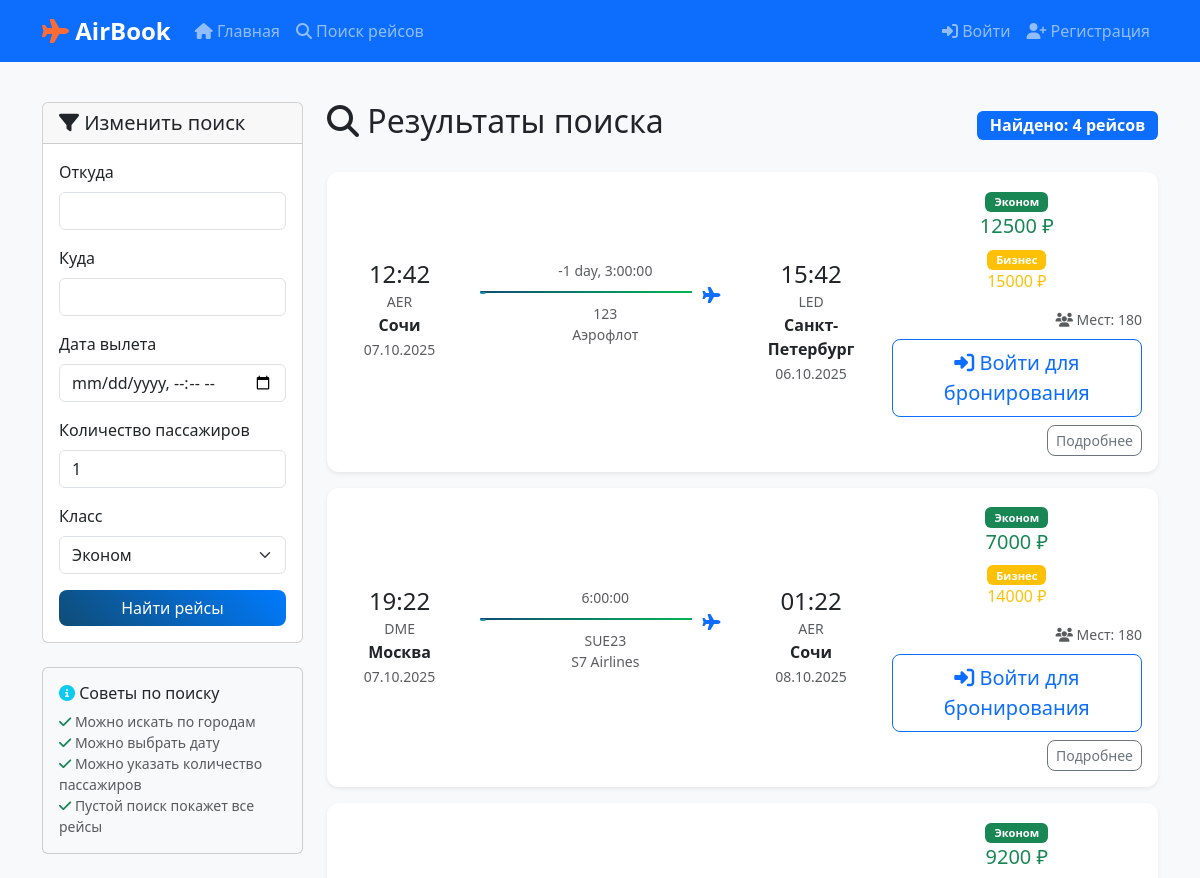
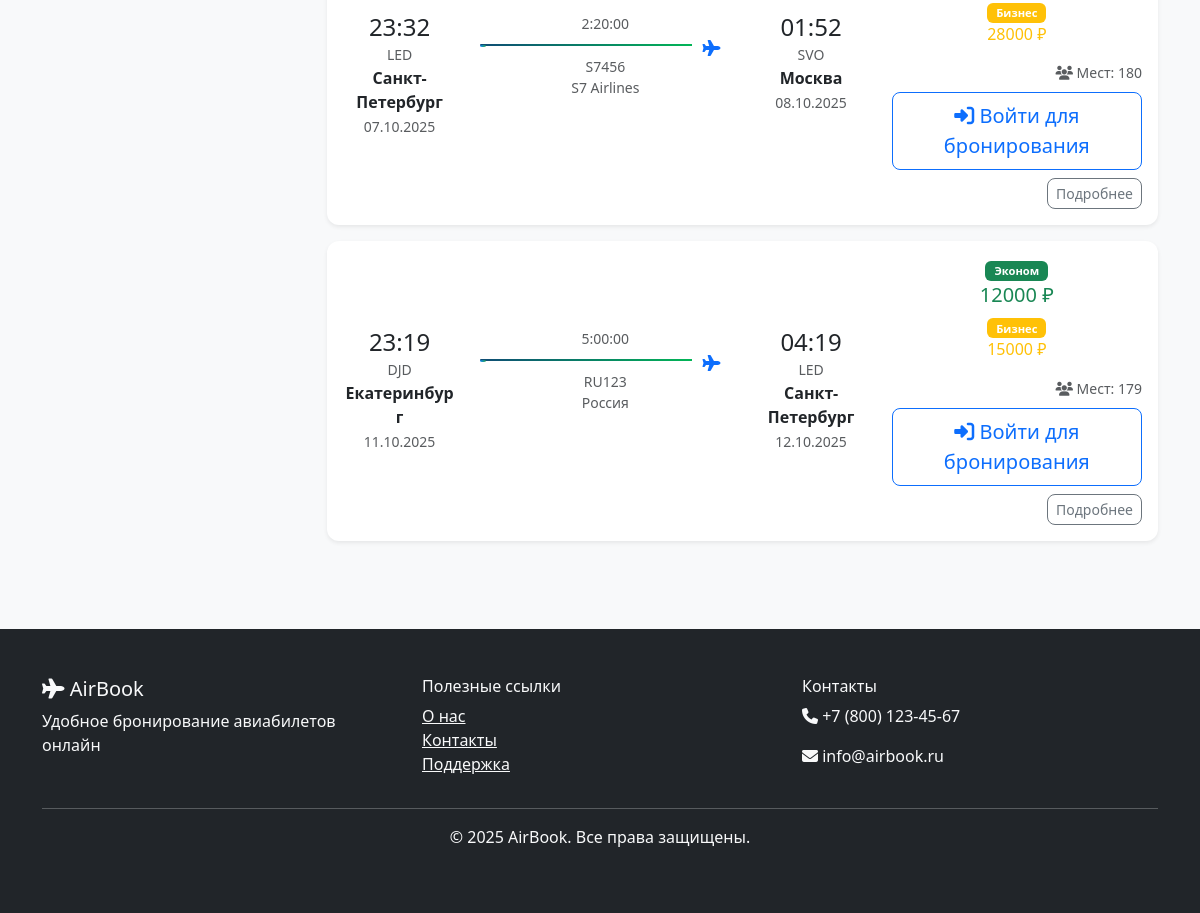
Screenshot of /search with the database file from the repository (2 pictures, top to bottom).
### models.py (models this page shows)
class Flight(db.Model):
    id = db.Column(db.Integer, primary_key=True)
    flight_number = db.Column(db.String(10), nullable=False)
    departure_airport_id = db.Column(db.Integer, db.ForeignKey('airport.id'), nullable=False)
    arrival_airport_id = db.Column(db.Integer, db.ForeignKey('airport.id'), nullable=False)
    airline_id = db.Column(db.Integer, db.ForeignKey('airline.id'), nullable=False)
    departure_time = db.Column(db.DateTime, nullable=False)
    arrival_time = db.Column(db.DateTime, nullable=False)
    aircraft_type = db.Column(db.String(50))
    total_seats = db.Column(db.Integer, default=180)
    available_seats = db.Column(db.Integer, default=180)
    economy_price = db.Column(db.Float, nullable=False)
    business_price = db.Column(db.Float)
    first_class_price = db.Column(db.Float)
    status = db.Column(db.String(20), default='scheduled')  # scheduled, delayed, cancelled, boarding, departed
    created_at = db.Column(db.DateTime, default=datetime.utcnow)
    bookings = db.relationship('Booking', backref='flight', lazy=True)
    @property
    def duration(self):
        return self.arrival_time - self.departure_time

class Airport(db.Model):
    id = db.Column(db.Integer, primary_key=True)
    code = db.Column(db.String(3), unique=True, nullable=False)  # IATA код
    name = db.Column(db.String(100), nullable=False)
    city = db.Column(db.String(50), nullable=False)
    country = db.Column(db.String(50), nullable=False)
    departure_flights = db.relationship('Flight', foreign_keys='Flight.departure_airport_id', backref='departure_airport', lazy=True)
    arrival_flights = db.relationship('Flight', foreign_keys='Flight.arrival_airport_id', backref='arrival_airport', lazy=True)

class Airline(db.Model):
    id = db.Column(db.Integer, primary_key=True)
    code = db.Column(db.String(3), unique=True, nullable=False)  # IATA код авиакомпании
    name = db.Column(db.String(100), nullable=False)
    country = db.Column(db.String(50), nullable=False)  # Страна авиакомпании
    flights = db.relationship('Flight', backref='airline', lazy=True)

### app.py (the view, shortened to what this page needs)
    @app.route('/search', methods=['GET', 'POST'])
    def search_flights():
        try:
            form = FlightSearchForm()
            flights = []
            if request.method == 'GET' or not any([form.departure_city.data, form.arrival_city.data, form.departure_date.data]):
                print("DEBUG: Показываем все доступные рейсы")
                from sqlalchemy.orm import aliased
                dep_airport = aliased(Airport)
                arr_airport = aliased(Airport)
                query = Flight.query.join(dep_airport, Flight.departure_airport_id == dep_airport.id).add_columns(
                    dep_airport.city.label('dep_city')
                ).join(arr_airport, Flight.arrival_airport_id == arr_airport.id).add_columns(
                    arr_airport.city.label('arr_city')
                ).filter(
                    Flight.departure_time >= datetime.utcnow(),
                    Flight.available_seats > 0
                ).order_by(Flight.departure_time)
                flights = query.all()
                print(f"DEBUG: Найдено рейсов для отображения: {len(flights)}")
            print(f"DEBUG: Итого найдено рейсов: {len(flights)}")
            for flight in flights:
                if hasattr(flight, 'Flight'):
                    print(f"DEBUG: Рейс {flight.Flight.flight_number}: {flight.dep_city} → {flight.arr_city}")
                else:
                    print(f"DEBUG: Рейс {flight.flight_number}: {getattr(flight, 'dep_city', 'N/A')} → {getattr(flight, 'arr_city', 'N/A')}")
            all_banners = Banner.query.all()
            print(f"DEBUG: Всего баннеров в БД: {len(all_banners)}")
            sidebar_banners = Banner.query.filter(
                Banner.is_active == True,
                Banner.position == 'sidebar'
            ).order_by(Banner.priority.desc()).all()
            print(f"DEBUG: Найдено баннеров с position='sidebar' и is_active=True: {len(sidebar_banners)}")
            active_banners = [banner for banner in sidebar_banners if banner.is_currently_active()]
            print(f"DEBUG: Баннеров активных по датам: {len(active_banners)}")
            sidebar_banners = active_banners[:3]  # Ограничиваем до 3 баннеров
            print(f"DEBUG: Итого баннеров для отображения: {len(sidebar_banners)}")
            for banner in sidebar_banners:
                banner.increment_views()
            return render_template('search_results.html', form=form, flights=flights, banners=sidebar_banners)
        except Exception as e:
            print(f"Ошибка в поиске рейсов: {e}")
            flash('Произошла ошибка при поиске рейсов. Попробуйте еще раз.', 'error')
            return render_template('search_results.html', form=form, flights=[], banners=[])

### templates/search_results.html (shortened to what this page needs)
{% extends "base.html" %}
{% block content %}
<div class="container py-4">
    <div class="row">
        <div class="col-lg-3 mb-4">
            <div class="card">
                <div class="card-header">
                    <h5 class="mb-0"><i class="fas fa-filter"></i> Изменить поиск</h5>
                </div>
                <div class="card-body">
                    <form method="POST">
                        <div class="mb-3">
                            {{ form.departure_city.label(class="form-label") }}
                            {{ form.departure_city(class="form-control") }}
                        </div>
                        <div class="mb-3">
                            {{ form.arrival_city.label(class="form-label") }}
                            {{ form.arrival_city(class="form-control") }}
                        </div>
                        <div class="mb-3">
                            {{ form.departure_date.label(class="form-label") }}
                            {{ form.departure_date(class="form-control") }}
                        </div>
                        <div class="mb-3">
                            {{ form.passengers.label(class="form-label") }}
                            {{ form.passengers(class="form-control") }}
                        </div>
                        <div class="mb-3">
                            {{ form.seat_class.label(class="form-label") }}
                            {{ form.seat_class(class="form-select") }}
                        </div>
                        {{ form.submit(class="btn btn-primary w-100", id="searchBtn") }}
                    </form>
                </div>
            </div>
            <div class="mt-4">
                <div class="card bg-light">
                    <div class="card-body">
                        <h6 class="card-title">
                            <i class="fas fa-info-circle text-info"></i> Советы по поиску
                        </h6>
                        <ul class="list-unstyled small text-muted mb-0">
                            <li><i class="fas fa-check text-success"></i> Можно искать по городам</li>
                            <li><i class="fas fa-check text-success"></i> Можно выбрать дату</li>
                            <li><i class="fas fa-check text-success"></i> Можно указать количество пассажиров</li>
                            <li><i class="fas fa-check text-success"></i> Пустой поиск покажет все рейсы</li>
                        </ul>
                    </div>
                </div>
            </div>
        </div>
        <div class="col-lg-9">
            <div class="d-flex justify-content-between align-items-center mb-4">
                <h2><i class="fas fa-search"></i> Результаты поиска</h2>
                {% if flights %}
                    <span class="badge bg-primary fs-6">Найдено: {{ flights|length }} рейсов</span>
                {% endif %}
            </div>
            {% if flights %}
                <div class="row" id="resultsContainer">
                    {% for flight_data in flights %}
                        {% if flight_data.Flight %}
                            {% set flight = flight_data.Flight %}
                        {% else %}
                            {% set flight = flight_data %}
                        {% endif %}
                        <div class="col-12 mb-3">
                            <div class="card flight-card shadow-sm">
                                <div class="card-body">
                                    <div class="row align-items-center">
                                        <div class="col-md-8">
                                            <div class="row">
                                                <div class="col-md-3 text-center">
                                                    <div class="h4 mb-0">{{ flight.departure_time.strftime('%H:%M') }}</div>
                                                    <small class="text-muted">{{ flight.departure_airport.code }}</small>
                                                    <div class="fw-bold">
                                                        {% if flight_data.dep_city %}
                                                            {{ flight_data.dep_city }}
                                                        {% else %}
                                                            {{ flight.departure_airport.city }}
                                                        {% endif %}
                                                    </div>
                                                    <small class="text-muted">{{ flight.departure_time.strftime('%d.%m.%Y') }}</small>
                                                </div>
                                                <div class="col-md-6 text-center">
                                                    <div class="flight-path">
                                                        <small class="text-muted">{{ flight.duration }}</small>
                                                        <div class="flight-line">
                                                            <i class="fas fa-plane text-primary"></i>
                                                        </div>
                                                        <div class="text-muted small">{{ flight.flight_number }}</div>
                                                        <div class="text-muted small">{{ flight.airline.name }}</div>
                                                    </div>
                                                </div>
                                                <div class="col-md-3 text-center">
                                                    <div class="h4 mb-0">{{ flight.arrival_time.strftime('%H:%M') }}</div>
                                                    <small class="text-muted">{{ flight.arrival_airport.code }}</small>
                                                    <div class="fw-bold">
                                                        {% if flight_data.arr_city %}
                                                            {{ flight_data.arr_city }}
                                                        {% else %}
                                                            {{ flight.arrival_airport.city }}
                                                        {% endif %}
                                                    </div>
                                                    <small class="text-muted">{{ flight.arrival_time.strftime('%d.%m.%Y') }}</small>
                                                </div>
                                            </div>
                                        </div>
                                        <div class="col-md-4 text-end">
                                            <div class="prices mb-3">
                                                <div class="price-item">
                                                    <span class="badge bg-success">Эконом</span>
                                                    <div class="h5 text-success mb-0">{{ "%.0f"|format(flight.economy_price) }} ₽</div>
                                                </div>
                                                {% if flight.business_price %}
                                                <div class="price-item mt-2">
                                                    <span class="badge bg-warning">Бизнес</span>
                                                    <div class="h6 text-warning mb-0">{{ "%.0f"|format(flight.business_price) }} ₽</div>
                                                </div>
                                                {% endif %}
                                            </div>
                                            <div class="mb-2">
                                                <small class="text-muted">
                                                    <i class="fas fa-users"></i> Мест: {{ flight.available_seats }}
                                                </small>
                                            </div>
                                            {% if current_user.is_authenticated %}
                                                <a href="{{ url_for('book_flight', flight_id=flight.id) }}"
                                                   class="btn btn-primary btn-lg">
                                                    <i class="fas fa-ticket-alt"></i> Забронировать
                                                </a>
                                            {% else %}
                                                <a href="{{ url_for('login') }}"
                                                   class="btn btn-outline-primary btn-lg">
                                                    <i class="fas fa-sign-in-alt"></i> Войти для бронирования
                                                </a>
                                            {% endif %}
                                            <div class="mt-2">
                                                <a href="{{ url_for('flight_details', flight_id=flight.id) }}"
                                                   class="btn btn-sm btn-outline-secondary">
                                                    Подробнее
                                                </a>
                                            </div>
                                        </div>
                                    </div>
                                </div>
                            </div>
                        </div>
                    {% endfor %}
                </div>
            {% endif %}
        </div>
    </div>
</div>
{% endblock %}

### rows the page displays
Flight: departure_time "12:42", dep_city "Сочи", departure_time "07.10.2025", duration "-1 day, 3:00:00", flight_number "123", arrival_time "15:42", arr_city "Санкт-Петербург", arrival_time "06.10.2025", economy_price "12500", business_price "15000", available_seats "180"
Airport: departure_airport.code "AER", arrival_airport.code "AER"
Airline: airline.name "Аэрофлот"
Airport: arrival_airport.code "LED", departure_airport.code "LED"
Flight: departure_time "19:22", dep_city "Москва", departure_time "07.10.2025", duration "6:00:00", flight_number "SUE23", arrival_time "01:22", arr_city "Сочи", arrival_time "08.10.2025", economy_price "7000", business_price "14000", available_seats "180"
Airport: departure_airport.code "DME"
Airline: airline.name "S7 Airlines"
Flight: departure_time "23:32", dep_city "Санкт-Петербург", departure_time "07.10.2025", duration "2:20:00", flight_number "S7456", arrival_time "01:52", arr_city "Москва", arrival_time "08.10.2025", economy_price "9200", business_price "28000", available_seats "180"
Airport: arrival_airport.code "SVO"
Flight: departure_time "23:19", dep_city "Екатеринбург", departure_time "11.10.2025", duration "5:00:00", flight_number "RU123", arrival_time "04:19", arr_city "Санкт-Петербург", arrival_time "12.10.2025", economy_price "12000", business_price "15000", available_seats "179"
Airport: departure_airport.code "DJD"
Airline: airline.name "Россия"

### other values shown
{{ flights|length }} "4"
